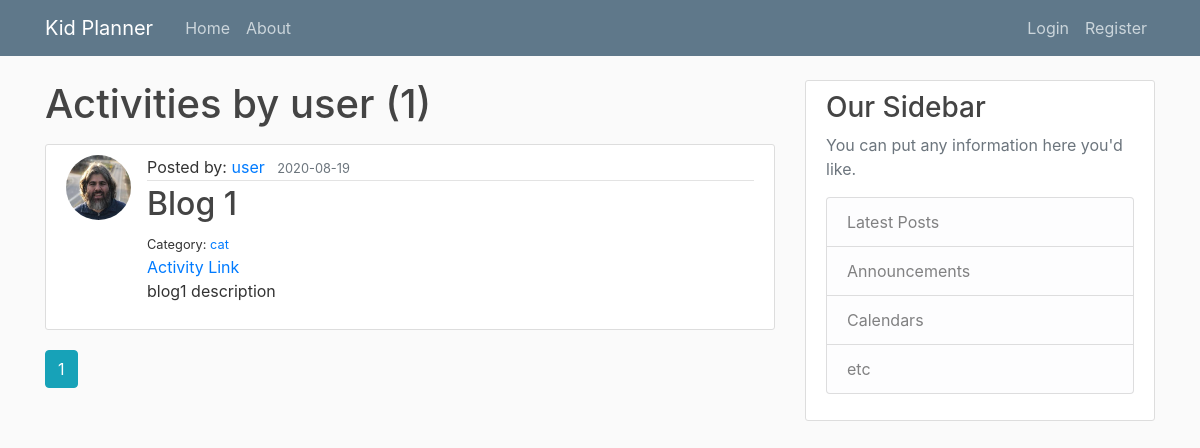
/user/user, run on an earlier commit of the app's database.
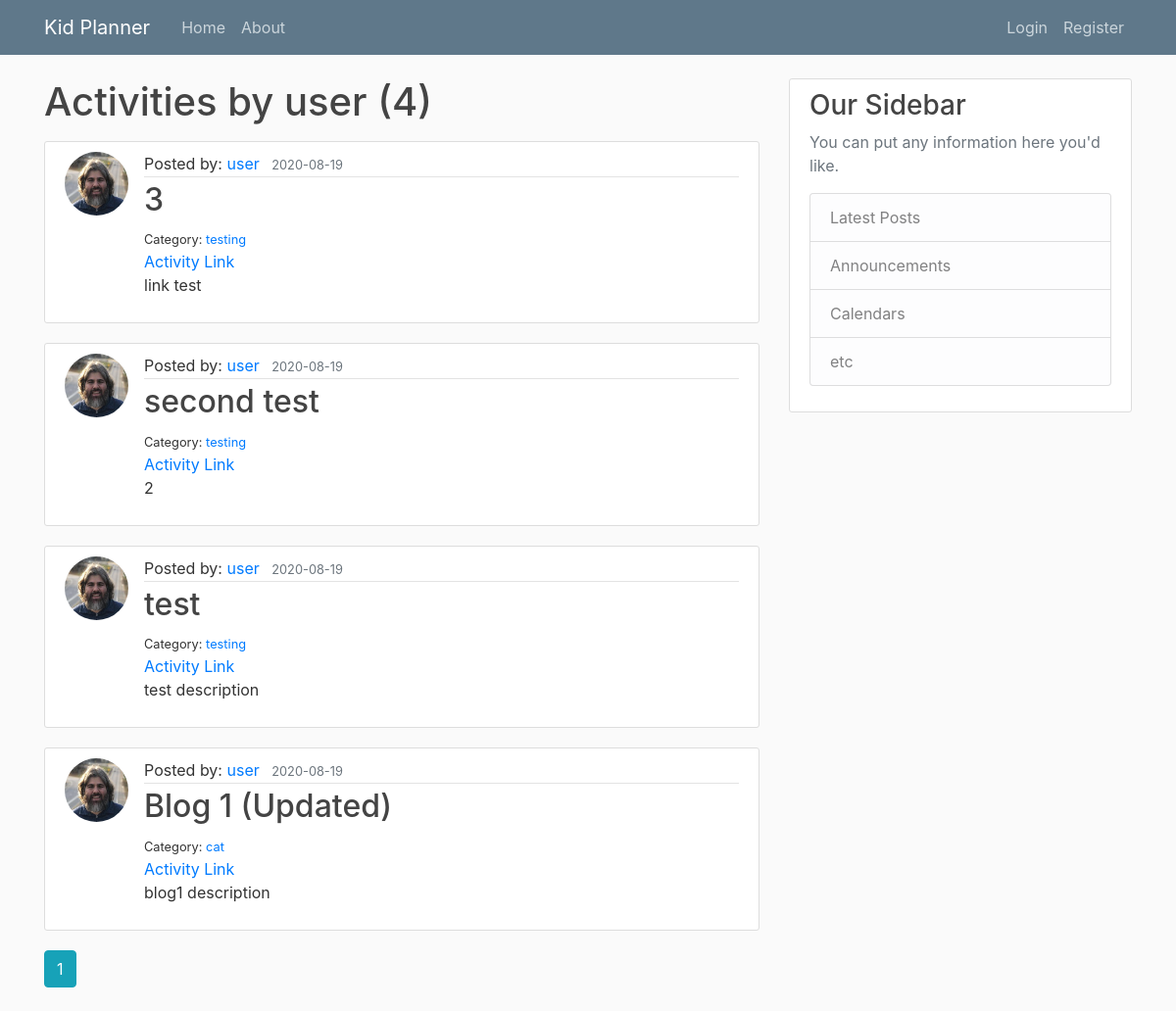
And on a later commit of the database.
### planner/models.py (models this page shows, shortened)
class User(db.Model, UserMixin):
    id = db.Column(db.Integer, primary_key=True)
    username = db.Column(db.String(20), unique=True, nullable=False)
    email = db.Column(db.String(120), unique=True, nullable=False)
    image_file = db.Column(db.String(20), nullable=False, default='default.jpg')
    password = db.Column(db.String(60), nullable=False)
    activities = db.relationship('Activity', backref='author', lazy=True)

class Activity(db.Model):
    id = db.Column(db.Integer, primary_key=True)
    title = db.Column(db.String(100), nullable=False)
    link = db.Column(db.String(500), nullable=True, default="#")
    category = db.Column(db.String(100), nullable=True)
    description = db.Column(db.String(), nullable=True)
    date_posted = db.Column(db.DateTime, nullable=False, default=datetime.utcnow)
    user_id = db.Column(db.Integer, db.ForeignKey('user.id'), nullable=False)

### planner/users/routes.py (the view)
@users.route('/user/<string:username>')
def user_activities(username):
    page = request.args.get('page', 1, type=int)
    user = User.query.filter_by(username=username).first_or_404()
    activities = Activity.query.filter_by(author=user)\
        .order_by(Activity.date_posted.desc())\
        .paginate(page=page, per_page=5)
    return render_template('user_activities.html', activities=activities, user=user)

### planner/templates/user_activities.html
{% extends "layout.html" %}
{% block content %}
    <h1 class="mb-3">Activities by {{ user.username}} ({{ activities.total }})</h1>
    {% for activity in activities.items %}
        <article class="media content-section">
        <img class="rounded-circle article-img" src="{{ url_for('static', filename='profile_pics/' + activity.author.image_file) }}">
              <div class="media-body">
                <div class="article-metadata">
                  Posted by:  <a class="mr-2" href="{{ url_for('users.user_activities', username=activity.author.username) }}">{{ activity.author.username }}</a>
                  <small class="text-muted">{{ activity.date_posted.strftime('%Y-%m-%d') }}</small>
                </div>
                <h2><a class="article-title" href="{{ url_for('activities.activity', activity_id=activity.id) }}">{{ activity.title }}</a></h2>
                <small>Category:  <a href="{{ url_for('main.category_activities', category=activity.category) }}">{{ activity.category }}</a></small><br>
                <a href='{{ activity.link }}' target="_blank">Activity Link</a>
                <p class="article-content">{{ activity.description }}</p>
              </div>
            </article>
    {% endfor %}
    {% for page_num in activities.iter_pages(left_edge=1, right_edge=1, left_current=1, right_current=2) %}
      {% if page_num %}
          {% if activities.page == page_num %}
            <a class="btn btn-info mb-4" href="{{ url_for('users.user_activities', username=user.username, page=page_num) }}">{{ page_num }}</a>
          {% else %}
            <a class="btn btn-outline-info mb-4" href="{{ url_for('users.user_activities', username=user.username, page=page_num) }}">{{ page_num }}</a>
          {% endif %}
      {% else %}
       ...
      {% endif %}
    {% endfor %}
{% endblock content %}

### planner/templates/layout.html (shortened to what this page needs)
<!DOCTYPE html>
<html lang="en">
<head>
  <link rel="stylesheet" href="https://stackpath.bootstrapcdn.com/bootstrap/4.5.0/css/bootstrap.min.css"
>
  <link rel="stylesheet" type="text/css" href="{{ url_for('static', filename='main.css') }}">
</head>
<body>
  <header class="site-header">
    <nav class="navbar navbar-expand-md navbar-dark bg-steel fixed-top">
      <div class="container">
        <a class="navbar-brand mr-4" href="/">Kid Planner</a>
        <div class="collapse navbar-collapse" id="navbarToggle">
          <div class="navbar-nav mr-auto">
            <a class="nav-item nav-link" href="{{ url_for('main.home') }}">Home</a>
            <a class="nav-item nav-link" href="{{ url_for('main.about') }}">About</a>
          </div>
          <div class="navbar-nav">
            {% if current_user.is_authenticated %}
            <a class="nav-item nav-link" href="{{ url_for('activities.new_activity') }}">New Activity</a>
            <a class="nav-item nav-link" href="{{ url_for('users.account') }}">Account</a>
            <a class="nav-item nav-link" href="{{ url_for('users.logout') }}">Logout</a>
            {% else %}
            <a class="nav-item nav-link" href="{{ url_for('users.login') }}">Login</a>
            <a class="nav-item nav-link" href="{{ url_for('users.register') }}">Register</a>
            {% endif %}
          </div>
        </div>
      </div>
    </nav>
  </header>
  <main role="main" class="container">
    <div class="row">
      <div class="col-md-8">
        {% block content %}{% endblock %}
      </div>
      <div class="col-md-4">
        <div class="content-section">
          <h3>Our Sidebar</h3>
          <p class='text-muted'>You can put any information here you'd like.
            <ul class="list-group">
              <li class="list-group-item list-group-item-light">Latest Posts</li>
              <li class="list-group-item list-group-item-light">Announcements</li>
              <li class="list-group-item list-group-item-light">Calendars</li>
              <li class="list-group-item list-group-item-light">etc</li>
            </ul>
          </p>
        </div>
      </div>
    </div>
  </main>
</body>
</html>

### planner/static/main.css (style rules this page uses)
body { background: #fafafa; color: #333333; margin-top: 5rem; }
h1, h2, h3, h4, h5, h6 { color: #444444; }
.bg-steel { background-color: #5f788a; }
.site-header .navbar-nav .nav-link { color: #cbd5db; }
.content-section { background: #ffffff; padding: 10px 20px; border: 1px solid #dddddd; border-radius: 3px; margin-bottom: 20px; }
.article-title { color: #444444; }
.article-content { white-space: pre-line; }
.article-img { height: 65px; width: 65px; margin-right: 16px; }
.article-metadata { padding-bottom: 1px; margin-bottom: 4px; border-bottom: 1px solid #e3e3e3 }

What changed in the data, as far as the page shows it:
added Activity: image_file (picture), author.username "user", date_posted "2020-08-19", title "3", category "testing", description "link test"
added Activity: image_file (picture), author.username "user", date_posted "2020-08-19", title "second test", category "testing", description "2"
added Activity: image_file (picture), author.username "user", date_posted "2020-08-19", title "test", category "testing", description "test description"
changed Activity "blog1 description": title "Blog 1" → "Blog 1 (Updated)"
Also different on the page:
{{ activities.total }}: "1" → "4"
